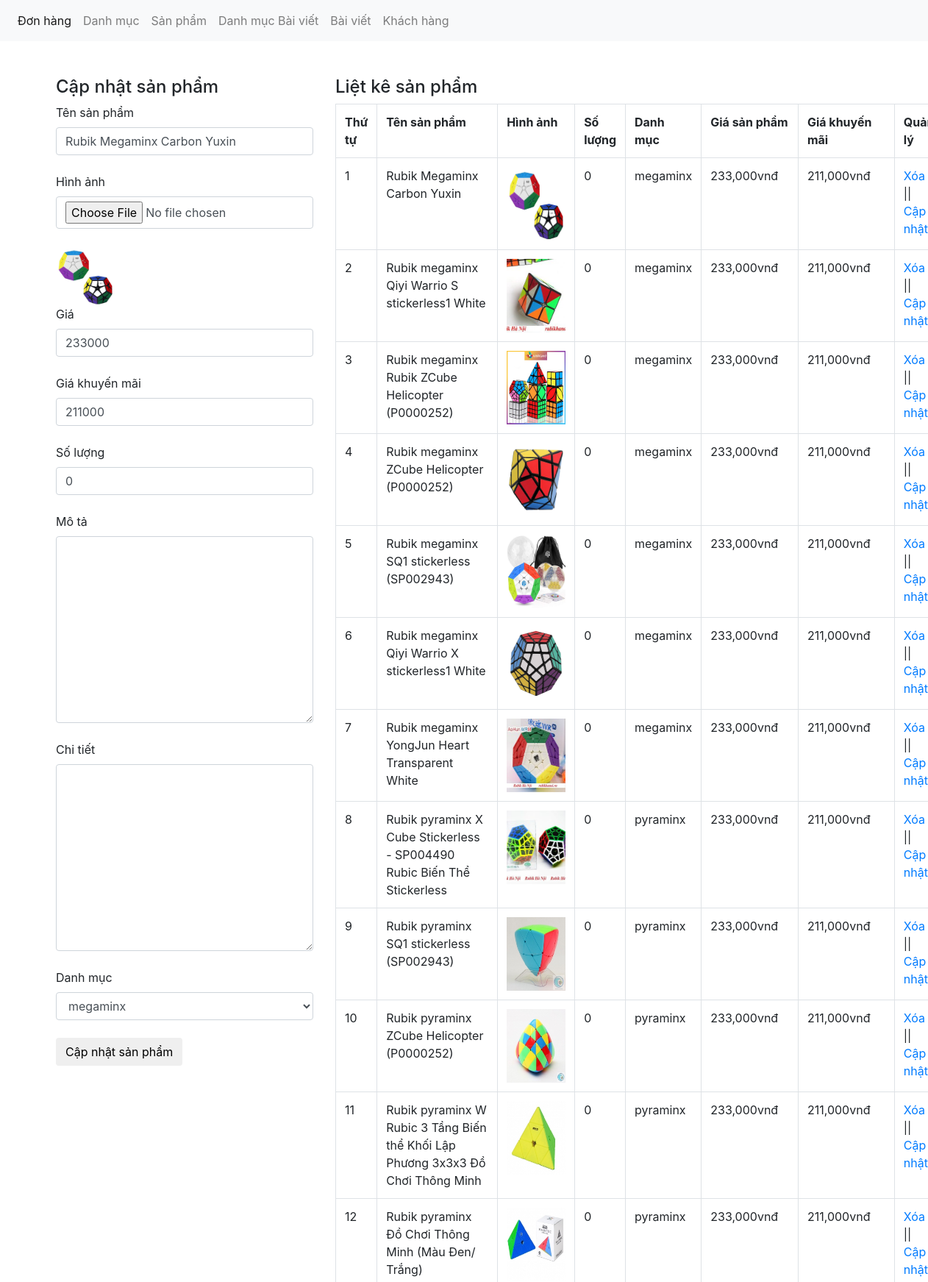
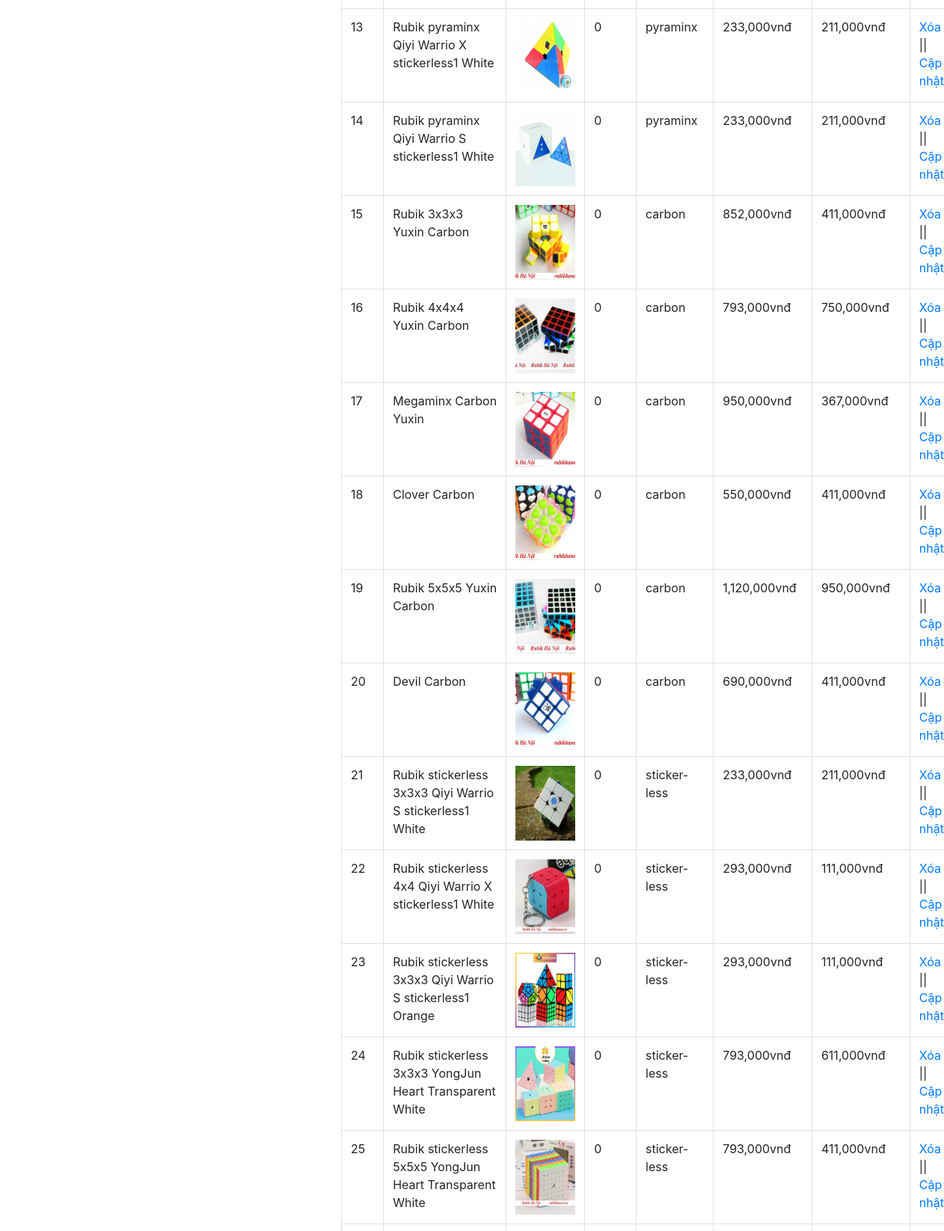
Page /admin/xulysanpham.php?quanly=capnhat&capnhat_id=91 (upper part) on the committed database (2 pictures, top to bottom).
### tables this page shows
CREATE TABLE `tbl_sanpham` (
  `sanpham_id` int(11) NOT NULL,
  `category_id` int(11) NOT NULL,
  `sanpham_name` varchar(255) NOT NULL,
  `sanpham_chitiet` text NOT NULL,
  `sanpham_mota` text NOT NULL,
  `sanpham_gia` varchar(100) NOT NULL,
  `sanpham_giakhuyenmai` varchar(100) NOT NULL,
  `sanpham_noibat` int(11) NOT NULL,
  `sanpham_moi` int(11) NOT NULL,
  `sanpham_banchay` int(10) NOT NULL,
  `sanpham_soluong` int(11) NOT NULL,
  `hinh` varchar(50) NOT NULL
);

CREATE TABLE `tbl_category` (
  `category_id` int(11) NOT NULL,
  `category_name` varchar(50) NOT NULL
);

### admin/xulysanpham.php (the view, shortened to what this page needs)
<?php
	include('../db/connect.php');
?>
<!DOCTYPE html>
<html lang="en">
<head>
	<link href="../assets/bootstrap.css" rel="stylesheet" type="text/css" media="all" />
</head>
<body>
	<nav class="navbar navbar-expand-lg navbar-light bg-light">
	  <div class="collapse navbar-collapse" id="navbarNav">
	    <ul class="navbar-nav">
		<li class="nav-item active">
	        <a class="nav-link" href="xulydonhang.php">Đơn hàng <span class="sr-only">(current)</span></a>
	      </li>
	      <li class="nav-item">
	        <a class="nav-link" href="xulydanhmuc.php">Danh mục</a>
	      </li>
		  <li class="nav-item">
			<a class="nav-link" href="xulysanpham.php">Sản phẩm</a>
		  </li>
	         <li class="nav-item">
	        <a class="nav-link" href="xulydanhmucbaiviet.php">Danh mục Bài viết</a>
	      </li>
	         <li class="nav-item">
	        <a class="nav-link" href="xulybaiviet.php">Bài viết</a>
	      </li>
	       <li class="nav-item">
	         <a class="nav-link" href="xulykhachhang.php">Khách hàng</a>
	      </li>
	    </ul>
	  </div>
	</nav><br><br>
	<div class="container">
		<div class="row">
		<?php
			if(isset($_GET['quanly'])=='capnhat'){
				$id_capnhat = $_GET['capnhat_id'];
				$sql_capnhat = mysqli_query($con,"SELECT * FROM tbl_sanpham WHERE sanpham_id='$id_capnhat'");
				$row_capnhat = mysqli_fetch_array($sql_capnhat);
				$id_category_1 = $row_capnhat['category_id'];
				?>
				<div class="col-md-4">
				<h4>Cập nhật sản phẩm</h4>
				<form action="" method="POST" enctype="multipart/form-data">
					<label>Tên sản phẩm</label>
					<input type="text" class="form-control" name="tensanpham" value="<?php echo $row_capnhat['sanpham_name'] ?>"><br>
					<label>Hình ảnh</label>
					<input type="file" class="form-control" name="hinhanh"><br>
					<img src="../img/<?php echo $row_capnhat['hinh'] ?>" height="80" width="80"><br>
					<label>Giá</label>
					<input type="text" class="form-control" name="giasanpham" value="<?php echo $row_capnhat['sanpham_gia'] ?>"><br>
					<label>Giá khuyến mãi</label>
					<input type="text" class="form-control" name="giakhuyenmai" value="<?php echo $row_capnhat['sanpham_giakhuyenmai'] ?>"><br>
					<label>Số lượng</label>
					<input type="text" class="form-control" name="soluong" value="<?php echo $row_capnhat['sanpham_soluong'] ?>"><br>
					<label>Mô tả</label>
					<textarea class="form-control" rows="10" name="mota"><?php echo $row_capnhat['sanpham_mota'] ?></textarea><br>
					<label>Chi tiết</label>
					<textarea class="form-control" rows="10" name="chitiet"><?php echo $row_capnhat['sanpham_chitiet'] ?></textarea><br>
					<label>Danh mục</label>
					<?php
					$sql_danhmuc = mysqli_query($con,"SELECT * FROM tbl_category ORDER BY category_id DESC");
					?>
					<select name="danhmuc" class="form-control">
						<?php
						while($row_danhmuc = mysqli_fetch_array($sql_danhmuc)){
							if($id_category_1==$row_danhmuc['category_id']){
						?>
						<option selected value="<?php echo $row_danhmuc['category_id'] ?>"><?php echo $row_danhmuc['category_name'] ?></option>
						<?php
							}else{
						?>
						<option value="<?php echo $row_danhmuc['category_id'] ?>"><?php echo $row_danhmuc['category_name'] ?></option>
						<?php
							}
						}
						?>
					</select><br>
					<input type="submit" name="capnhatsanpham" value="Cập nhật sản phẩm" class="btn btn-default">
				</form>
				</div>
				<?php
			}
				?>
			<div class="col-md-8">
				<h4>Liệt kê sản phẩm</h4>
				<?php
				$sql_select_sp = mysqli_query($con,"SELECT * FROM tbl_sanpham,tbl_category WHERE tbl_sanpham.category_id=tbl_category.category_id ORDER BY tbl_sanpham.sanpham_id DESC");
				?>
				<table class="table table-bordered ">
					<tr>
						<th>Thứ tự</th>
						<th>Tên sản phẩm</th>
						<th>Hình ảnh</th>
						<th>Số lượng</th>
						<th>Danh mục</th>
						<th>Giá sản phẩm</th>
						<th>Giá khuyến mãi</th>
						<th>Quản lý</th>
					</tr>
					<?php
					$i = 0;
					while($row_sp = mysqli_fetch_array($sql_select_sp)){
						$i++;
					?>
					<tr>
						<td><?php echo $i ?></td>
						<td><?php echo $row_sp['sanpham_name'] ?></td>
						<td><img src="../img/<?php echo $row_sp['hinh'] ?>" height="100" width="80"></td>
						<td><?php echo $row_sp['sanpham_soluong'] ?></td>
						<td><?php echo $row_sp['category_name'] ?></td>
						<td><?php echo number_format($row_sp['sanpham_gia']).'vnđ' ?></td>
						<td><?php echo number_format($row_sp['sanpham_giakhuyenmai']).'vnđ' ?></td>
						<td><a href="?xoa=<?php echo $row_sp['sanpham_id'] ?>">Xóa</a> || <a href="xulysanpham.php?quanly=capnhat&capnhat_id=<?php echo $row_sp['sanpham_id'] ?>">Cập nhật</a></td>
					</tr>
				<?php
					}
					?>
				</table>
			</div>
		</div>
	</div>
</body>
</html>

### rows in the picture
tbl_sanpham: tensanpham "Rubik Megaminx Carbon Yuxin", hinh (picture), giasanpham "233000", giakhuyenmai "211000", soluong "0", sanpham_name "Rubik Megaminx Carbon Yuxin", sanpham_soluong "0", category.category_name "megaminx", sanpham_gia "233,000", sanpham_giakhuyenmai "211,000"
tbl_sanpham: sanpham_name "Rubik megaminx Qiyi Warrio S stickerless1 White", hinh (picture), sanpham_soluong "0", category.category_name "megaminx", sanpham_gia "233,000", sanpham_giakhuyenmai "211,000"
tbl_sanpham: sanpham_name "Rubik megaminx Rubik ZCube Helicopter (P0000252)", hinh (picture), sanpham_soluong "0", category.category_name "megaminx", sanpham_gia "233,000", sanpham_giakhuyenmai "211,000"
tbl_sanpham: sanpham_name "Rubik megaminx ZCube Helicopter (P0000252)", hinh (picture), sanpham_soluong "0", category.category_name "megaminx", sanpham_gia "233,000", sanpham_giakhuyenmai "211,000"
tbl_sanpham: sanpham_name "Rubik megaminx SQ1 stickerless (SP002943)", hinh (picture), sanpham_soluong "0", category.category_name "megaminx", sanpham_gia "233,000", sanpham_giakhuyenmai "211,000"
tbl_sanpham: sanpham_name "Rubik megaminx Qiyi Warrio X stickerless1 White", hinh (picture), sanpham_soluong "0", category.category_name "megaminx", sanpham_gia "233,000", sanpham_giakhuyenmai "211,000"
tbl_sanpham: sanpham_name "Rubik megaminx YongJun Heart Transparent White", hinh (picture), sanpham_soluong "0", category.category_name "megaminx", sanpham_gia "233,000", sanpham_giakhuyenmai "211,000"
tbl_sanpham: sanpham_name "Rubik pyraminx X Cube Stickerless - SP004490 Rubic Biến Thể Stickerless", hinh (picture), sanpham_soluong "0", category.category_name "pyraminx", sanpham_gia "233,000", sanpham_giakhuyenmai "211,000"
tbl_sanpham: sanpham_name "Rubik pyraminx SQ1 stickerless (SP002943)", hinh (picture), sanpham_soluong "0", category.category_name "pyraminx", sanpham_gia "233,000", sanpham_giakhuyenmai "211,000"
tbl_sanpham: sanpham_name "Rubik pyraminx ZCube Helicopter (P0000252)", hinh (picture), sanpham_soluong "0", category.category_name "pyraminx", sanpham_gia "233,000", sanpham_giakhuyenmai "211,000"
tbl_sanpham: sanpham_name "Rubik pyraminx W Rubic 3 Tầng Biến thể Khối Lập Phương 3x3x3 Đồ Chơi Thông Minh", hinh (picture), sanpham_soluong "0", category.category_name "pyraminx", sanpham_gia "233,000", sanpham_giakhuyenmai "211,000"
tbl_sanpham: sanpham_name "Rubik pyraminx Đồ Chơi Thông Minh (Màu Đen/ Trắng)", hinh (picture), sanpham_soluong "0", category.category_name "pyraminx", sanpham_gia "233,000", sanpham_giakhuyenmai "211,000"
tbl_sanpham: sanpham_name "Rubik pyraminx Qiyi Warrio X stickerless1 White", hinh (picture), sanpham_soluong "0", category.category_name "pyraminx", sanpham_gia "233,000", sanpham_giakhuyenmai "211,000"
tbl_sanpham: sanpham_name "Rubik pyraminx Qiyi Warrio S stickerless1 White", hinh (picture), sanpham_soluong "0", category.category_name "pyraminx", sanpham_gia "233,000", sanpham_giakhuyenmai "211,000"
tbl_sanpham: sanpham_name "Rubik 3x3x3 Yuxin Carbon", hinh (picture), sanpham_soluong "0", category.category_name "carbon", sanpham_gia "852,000", sanpham_giakhuyenmai "411,000"
tbl_sanpham: sanpham_name "Rubik 4x4x4 Yuxin Carbon", hinh (picture), sanpham_soluong "0", category.category_name "carbon", sanpham_gia "793,000", sanpham_giakhuyenmai "750,000"
tbl_sanpham: sanpham_name "Megaminx Carbon Yuxin", hinh (picture), sanpham_soluong "0", category.category_name "carbon", sanpham_gia "950,000", sanpham_giakhuyenmai "367,000"
tbl_sanpham: sanpham_name "Clover Carbon", hinh (picture), sanpham_soluong "0", category.category_name "carbon", sanpham_gia "550,000", sanpham_giakhuyenmai "411,000"
tbl_sanpham: sanpham_name "Rubik 5x5x5 Yuxin Carbon", hinh (picture), sanpham_soluong "0", category.category_name "carbon", sanpham_gia "1,120,000", sanpham_giakhuyenmai "950,000"
tbl_sanpham: sanpham_name "Devil Carbon", hinh (picture), sanpham_soluong "0", category.category_name "carbon", sanpham_gia "690,000", sanpham_giakhuyenmai "411,000"
tbl_sanpham: sanpham_name "Rubik stickerless 3x3x3 Qiyi Warrio S stickerless1 White", hinh (picture), sanpham_soluong "0", category.category_name "sticker-less", sanpham_gia "233,000", sanpham_giakhuyenmai "211,000"
tbl_sanpham: sanpham_name "Rubik stickerless 4x4 Qiyi Warrio X stickerless1 White", hinh (picture), sanpham_soluong "0", category.category_name "sticker-less", sanpham_gia "293,000", sanpham_giakhuyenmai "111,000"
tbl_sanpham: sanpham_name "Rubik stickerless 3x3x3 Qiyi Warrio S stickerless1 Orange", hinh (picture), sanpham_soluong "0", category.category_name "sticker-less", sanpham_gia "293,000", sanpham_giakhuyenmai "111,000"
tbl_sanpham: sanpham_name "Rubik stickerless 3x3x3 YongJun Heart Transparent White", hinh (picture), sanpham_soluong "0", category.category_name "sticker-less", sanpham_gia "793,000", sanpham_giakhuyenmai "611,000"
tbl_sanpham: sanpham_name "Rubik stickerless 5x5x5 YongJun Heart Transparent White", hinh (picture), sanpham_soluong "0", category.category_name "sticker-less", sanpham_gia "793,000", sanpham_giakhuyenmai "411,000"

### other values in the picture
form field danhmuc "megaminx"
